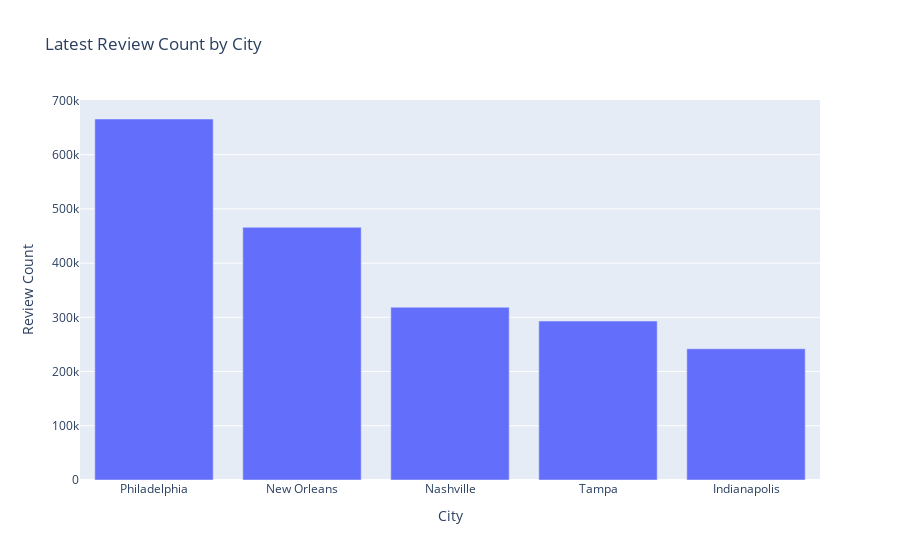

Source (notebook cell):
### Code cell
import plotly.express as px

fig = px.bar(review_count[0:5], x='city', y='business_id', 
             title="Latest Review Count by City", 
             labels={
                     "business_id": "Review Count",
                     "city": "City"
                 })
fig.show()

### Figure 1 — Plotly figure (JSON) as saved in the notebook; plotly's stock layout.template omitted (floating-point values rounded to 4 significant figures)
{"data": [{"alignmentgroup": "True", "hovertemplate": "City=%{x}<br>Review Count=%{y}<extra></extra>", "legendgroup": "", "marker": {"color": "#636efa", "pattern": {"shape": ""}}, "name": "", "offsetgroup": "", "orientation": "v", "showlegend": false, "textposition": "auto", "type": "bar", "x": ["Philadelphia", "New Orleans", "Nashville", "Tampa", "Indianapolis"], "xaxis": "x", "y": [665773, 466007, 318578, 293144, 242033], "yaxis": "y"}], "layout": {"autosize": true, "barmode": "relative", "legend": {"tracegroupgap": 0}, "title": {"text": "Latest Review Count by City"}, "xaxis": {"anchor": "y", "autorange": true, "domain": [0, 1], "range": [-0.5, 4.5], "title": {"text": "City"}, "type": "category"}, "yaxis": {"anchor": "x", "autorange": true, "domain": [0, 1], "range": [0, 700800.0], "title": {"text": "Review Count"}, "type": "linear"}}}
